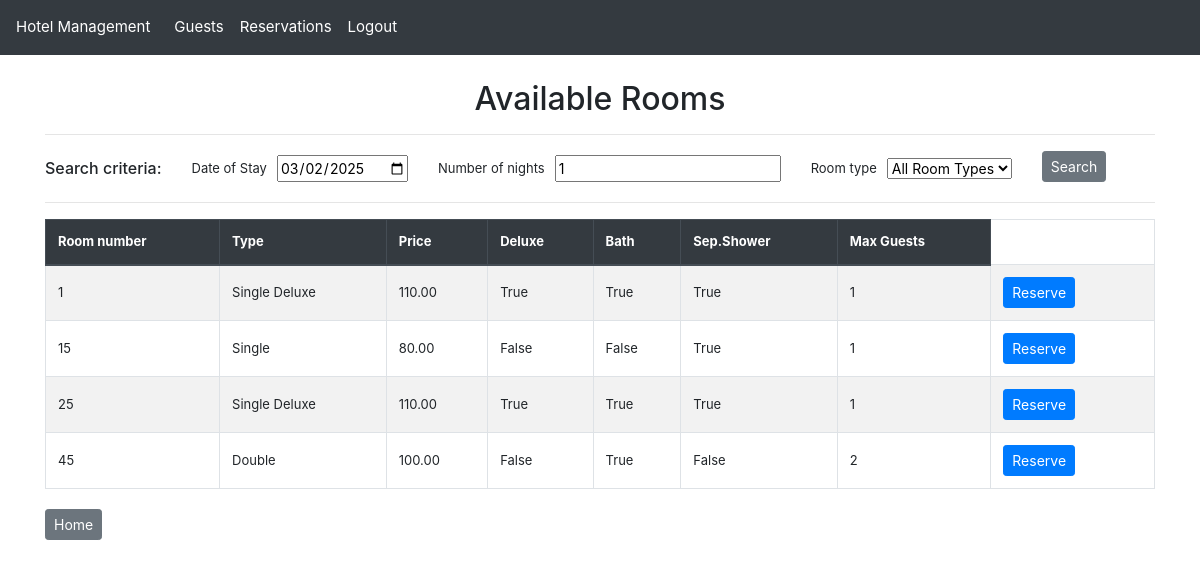
Page /available-rooms/ (signed in) on the earlier database version.
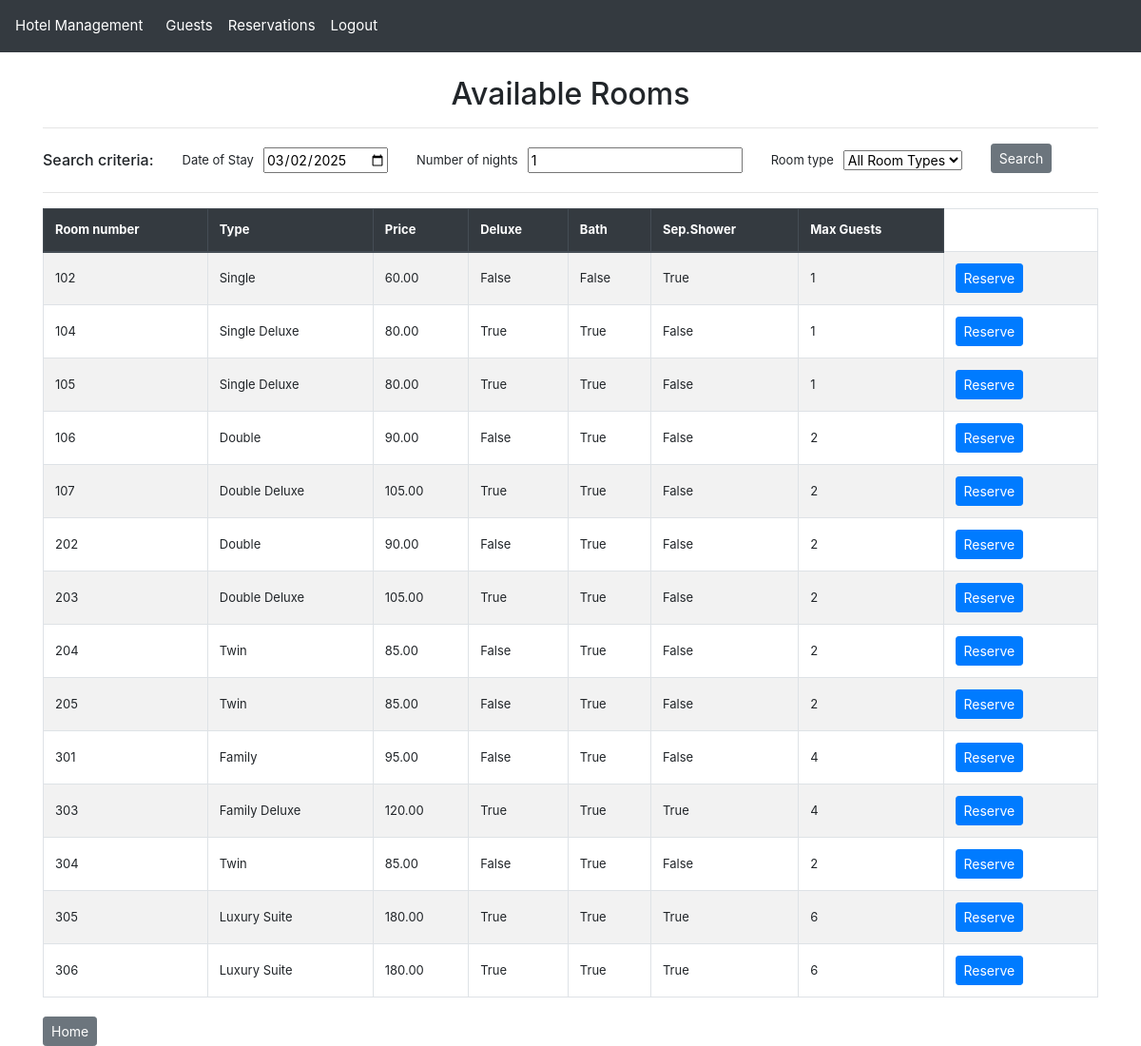
Same page on the later database version.
### hotel_app/models.py (models this page shows, shortened)
class Room(models.Model):
    room_number = models.IntegerField(
        primary_key=True,
        unique=True,
        help_text="Unique identifier for the room (e.g., 101, 102, etc.)"
    )
    room_type = models.ForeignKey(
        RoomType,
        null=True,
        on_delete=models.SET_NULL,
        related_name="rooms",
        help_text="The type/category of this room, determining its features and price"
    )

class RoomType(models.Model):
    room_type_code = models.CharField(
        max_length=3,
        validators=[
            MinLengthValidator(1),
            RegexValidator(r'^[A-Z]{1,3}$', message="The room type code must be between 1 and 3 uppercase letters"),
        ],
        unique=True,
        primary_key=True,
        help_text="Unique 1-3 letter code for the room type (e.g., 'STD' for Standard)"
    )
    room_type_name = models.CharField(
        max_length=25,
        help_text="Descriptive name for the room type"
    )
    price = models.DecimalField(
        max_digits=6,
        decimal_places=2,
        help_text="Nightly rate for this room type"
    )
    deluxe = models.BooleanField(
        help_text="Indicates if this is a deluxe category room"
    )
    bath = models.BooleanField(
        help_text="Indicates if the room has a bathtub"
    )
    separate_shower = models.BooleanField(
        help_text="Indicates if the room has a separate shower unit"
    )
    maximum_guests = models.PositiveSmallIntegerField(
        help_text="Maximum number of guests allowed in this room type"
    )
    def __str__(self):
        room_type_str = self.room_type_name
        logger.info(f"RoomType __str__ called: {room_type_str}")
        return room_type_str

### hotel_app/views.py (the view)
# urls.py: path("available-rooms/", views.available_rooms_list_view, name="available_rooms_list"),  # List all available rooms
@login_required
def available_rooms_list_view(request):
    logger.info(f"Available rooms search initiated by user: {request.user.username}")
    start_date = request.GET.get('start_date')
    if not start_date:
        start_date = request.session.get(
            'available_rooms_default_start_date',
            timezone.now().date().strftime('%Y-%m-%d')  # Default to today
        )
        logger.info(f"Using default/session start date: {start_date}")
    else:
        logger.info(f"Using provided start date: {start_date}")
    length_of_stay = request.GET.get('length_of_stay')
    if not length_of_stay:
        length_of_stay = request.session.get(
            'available_rooms_default_length_of_stay',
            1  # Default to 1 night
        )
        logger.info(f"Using default/session length of stay: {length_of_stay}")
    else:
        logger.info(f"Using provided length of stay: {length_of_stay}")
    room_type = request.GET.get('room_type')
    if not room_type:
        room_type = request.session.get(
            'available_rooms_default_room_type',
            ''  # Default to all room types
        )
        logger.info("Using default/session room type: all types" if not room_type else f"Using default/session room type: {room_type}")
    else:
        logger.info(f"Using provided room type filter: {room_type}")
    request.session['available_rooms_default_start_date'] = start_date
    request.session['available_rooms_default_length_of_stay'] = length_of_stay
    request.session['available_rooms_default_room_type'] = room_type
    logger.info("Search criteria persisted to session")
    rooms = Room.objects.all()
    logger.info(f"Total rooms before filtering: {rooms.count()}")
    available_room_filter = AvailableRoomFilter(
        request.GET or {
            'start_date': start_date,
            'length_of_stay': length_of_stay,
            'room_type': room_type
        },
        queryset=rooms
    )
    filtered_rooms_count = len(available_room_filter.qs)
    logger.info(f"Available rooms after filtering: {filtered_rooms_count}")
    return render(request, 'available_rooms_list.html', {
        'filter': available_room_filter
    })

### hotel_app/templatetags/custom_filters.py (called while the page is built)
@register.filter(name='is_in_group')
def is_in_group(user, group_name):
    return user.groups.filter(name=group_name).exists()

### hotel_app/templates/available_rooms_list.html (shortened to what this page needs)
{% extends "base.html" %}
{% block content %}
    <h2 class="text-center">Available Rooms</h2>
    <hr>
    <div class="row align-items-center">
        <div class="col-auto text-center" style="font-size: 13px; vertical-align: middle;">
            <h6 class="fw-bold mb-0">Search criteria:</h6>
        </div>
        <div class="col">
            <form method="get" class="row g-3">
                {% for field in filter.form %}
                <div class="col-md-auto d-flex align-items-center mt-1 mb-1">
                    <label for="{{ field.id_for_label }}" class="form-label fw-bold" style="font-size: 13px; margin-right: 10px; margin-bottom: 0; vertical-align: middle;">{{ field.label }}</label>
                    {{ field }}
                </div>
                {% endfor %}
                <div class="col-md-auto">
                    <button type="submit" class="btn btn-secondary btn-sm">Search</button>
                </div>
            </form>
        </div>
    </div>
    <hr>
    <table class="table table-bordered table-striped ">
        <thead class="thead-dark">
            <tr>
                <th>Room number</th>
                <th>Type</th>
                <th>Price</th>
                <th>Deluxe</th>
                <th>Bath</th>
                <th>Sep.Shower</th>
                <th>Max Guests</th>
            </tr>
        </thead>
        <tbody>
            {% for room in filter.qs %}
            <tr>
                <td>{{ room.room_number }} </td>
                <td>{{ room.room_type.room_type_name }} </td>
                <td>{{ room.room_type.price }} </td>
                <td>{{ room.room_type.deluxe }} </td>
                <td>{{ room.room_type.bath }} </td>
                <td>{{ room.room_type.separate_shower }} </td>
                <td>{{ room.room_type.maximum_guests }} </td>
                <td>
                    <div class="button-group">
                        <a href="{% url 'available_rooms_reserve' room.room_number %}?start_date={{ filter.form.start_date.value }}&length_of_stay={{ filter.form.length_of_stay.value }}" class="btn btn-primary btn-sm" >Reserve</a>
                    </div>
                </td>
            </tr>
            {% endfor %}
        </tbody>
    </table>
{% endblock %}
{% block footer %}
<div class="button-group">
    <a href="{% url 'home' %}" class="btn btn-secondary btn-sm">Home</a>
</div>
{% endblock %}

Differences in the rows shown:
removed Room: room_number "1", room_type.room_type_name "Single Deluxe", room_type.price "110.00", room_type.deluxe "True", room_type.bath "True", room_type.separate_shower "True", room_type.maximum_guests "1"
removed Room: room_number "15", room_type.room_type_name "Single", room_type.price "80.00", room_type.deluxe "False", room_type.bath "False", room_type.separate_shower "True", room_type.maximum_guests "1"
removed Room: room_number "25", room_type.room_type_name "Single Deluxe", room_type.price "110.00", room_type.deluxe "True", room_type.bath "True", room_type.separate_shower "True", room_type.maximum_guests "1"
removed Room: room_number "45", room_type.room_type_name "Double", room_type.price "100.00", room_type.deluxe "False", room_type.bath "True", room_type.separate_shower "False", room_type.maximum_guests "2"
added Room: room_number "102", room_type.room_type_name "Single", room_type.price "60.00", room_type.deluxe "False", room_type.bath "False", room_type.separate_shower "True", room_type.maximum_guests "1"
added Room: room_number "104", room_type.room_type_name "Single Deluxe", room_type.price "80.00", room_type.deluxe "True", room_type.bath "True", room_type.separate_shower "False", room_type.maximum_guests "1"
added Room: room_number "105", room_type.room_type_name "Single Deluxe", room_type.price "80.00", room_type.deluxe "True", room_type.bath "True", room_type.separate_shower "False", room_type.maximum_guests "1"
added Room: room_number "106", room_type.room_type_name "Double", room_type.price "90.00", room_type.deluxe "False", room_type.bath "True", room_type.separate_shower "False", room_type.maximum_guests "2"
added Room: room_number "107", room_type.room_type_name "Double Deluxe", room_type.price "105.00", room_type.deluxe "True", room_type.bath "True", room_type.separate_shower "False", room_type.maximum_guests "2"
added Room: room_number "202", room_type.room_type_name "Double", room_type.price "90.00", room_type.deluxe "False", room_type.bath "True", room_type.separate_shower "False", room_type.maximum_guests "2"
added Room: room_number "203", room_type.room_type_name "Double Deluxe", room_type.price "105.00", room_type.deluxe "True", room_type.bath "True", room_type.separate_shower "False", room_type.maximum_guests "2"
added Room: room_number "204", room_type.room_type_name "Twin", room_type.price "85.00", room_type.deluxe "False", room_type.bath "True", room_type.separate_shower "False", room_type.maximum_guests "2"
added Room: room_number "205", room_type.room_type_name "Twin", room_type.price "85.00", room_type.deluxe "False", room_type.bath "True", room_type.separate_shower "False", room_type.maximum_guests "2"
added Room: room_number "301", room_type.room_type_name "Family", room_type.price "95.00", room_type.deluxe "False", room_type.bath "True", room_type.separate_shower "False", room_type.maximum_guests "4"
added Room: room_number "303", room_type.room_type_name "Family Deluxe", room_type.price "120.00", room_type.deluxe "True", room_type.bath "True", room_type.separate_shower "True", room_type.maximum_guests "4"
added Room: room_number "304", room_type.room_type_name "Twin", room_type.price "85.00", room_type.deluxe "False", room_type.bath "True", room_type.separate_shower "False", room_type.maximum_guests "2"
added Room: room_number "305", room_type.room_type_name "Luxury Suite", room_type.price "180.00", room_type.deluxe "True", room_type.bath "True", room_type.separate_shower "True", room_type.maximum_guests "6"
added Room: room_number "306", room_type.room_type_name "Luxury Suite", room_type.price "180.00", room_type.deluxe "True", room_type.bath "True", room_type.separate_shower "True", room_type.maximum_guests "6"
